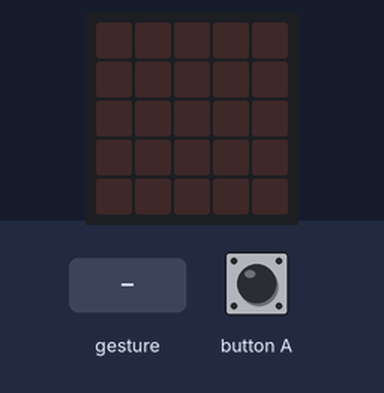
Bench run of a program on a simulated BBC micro:bit (MakeCode). On the bench: the board's 5×5 LED display. Inputs (shaded band) come from the test bench. Random numbers come from a fixed seed; a tilt is held for 1.5 s and a shake lasts 1 s, then the board lies face up again.

Above: at 1.2 s.
1.3 s: gesture 'shake'
At 1.9 s:
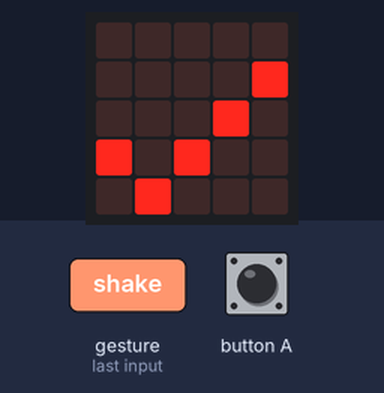
At 5.0 s:
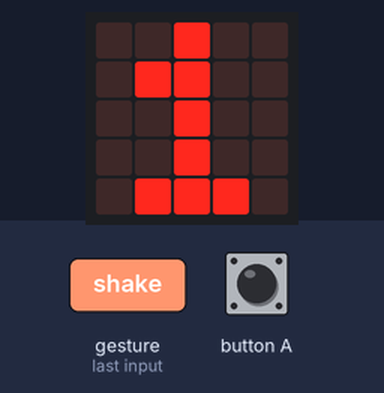
Timing chart, 0 to 6.5 s (numbered marks = the images above; inputs shaded):
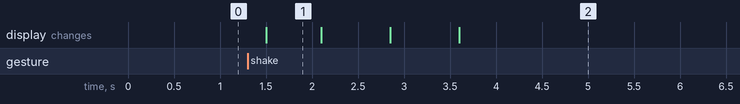

The program:

main.ts
```typescript
let N1 = 0
let N2 = 0
let N3 = 0
input.onButtonPressed(Button.A, function () {
    if (N1 == 0 && N2 == 0) {
        basic.showIcon(IconNames.No)
    } else {

    }
})
input.onGesture(Gesture.Shake, function () {
    N3 = randint(0, 9)
    N2 = randint(0, 9)
    N1 = randint(0, 9)
    if (N1 != N2 && (N2 != N3 && N3 != N1)) {
        basic.showIcon(IconNames.Yes)
        basic.showNumber(N3)
        basic.showNumber(N2)
        basic.showNumber(N1)
    } else {
        basic.showIcon(IconNames.No)
        N3 = 0
        N2 = 0
        N1 = 0
    }
})
```

test.ts
```typescript
// aquí va el archivo "tests"; esto no se compilará cuando este paquete se utilice como una extensión.
```

Measured:
- after the input at 1.3 s, the display: changes after 0.20 s (image 1)
- what the display in image 1 shows lasts 0.6 s, from 1.5 s to 2.1 s
